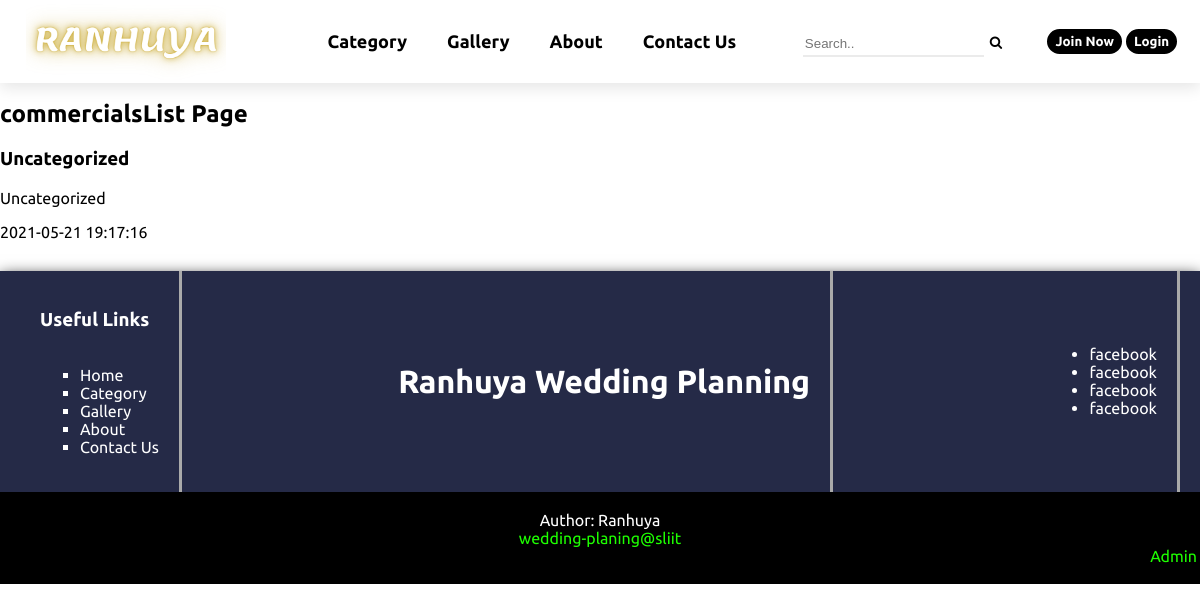
Screenshot of /commercialsListPage.php?catID=1&catName=Uncategorized with the database file from the repository.
### tables this page shows
CREATE TABLE Advertisement_payment(
    adID INT AUTO_INCREMENT PRIMARY KEY NOT NULL,   
    paymentID INT  NOT NULL,   
	catID INT DEFAULT NULL,
	title varchar(20)  NOT NULL,
	addDescription varchar(300)  NOT NULL,
    mobile INT NOT NULL,
	addImageLoc varchar(30),
	publishDateTime DateTime,	
	status bit,
	amount real,
	pay_type varchar(20),
	pymntDescription varchar(300),
	vendorID INT,
	 
	
    CONSTRAINT adIDcat_fk FOREIGN KEY (catID) REFERENCES Category(catID) ON DELETE SET NULL,	
	CONSTRAINT VPAvendor_fk FOREIGN KEY (vendorID) REFERENCES Vendor(vendorID) ON DELETE SET NULL
	
);

### commercialsListPage.php (the view, shortened to what this page needs)
<?php
    $title = 'Commercials List'; include("header.php");
?>
<link rel="stylesheet" href="./assets/css/commercialsList.css">
<section>
    <h1 class="main-title">commercialsList Page</h1>
    <?php
        $sql = "SELECT adID, title, addImageLoc, publishDateTime, status
        FROM Advertisement_payment AS A
        WHERE A.catID ='" . $_GET['catID'] . "'
        ;";
        $result = $conn->query($sql);
        echo "<h3>". $_GET['catName'] ."</h3>";
        if ($result->num_rows > 0) {
            while ($row = $result->fetch_assoc()) {
                if($row['status']) {
                    echo "
                    ".(isset($_SESSION['id'])?"<a href='./adDetailsPage.php?adID=". $row['adID'] ."'>". $row['title'] ."</a>":"<p>". $row['title'] ."</p>")."
                    <p>". $row['publishDateTime'] ."</p>
                    ";
                }
            }
        }
        else {
            echo "0 results";
        }
    ?>
</section>
<?php include("footer.php"); ?>

### assets/css/main.css (style rules this page uses)
html, body { margin: 0; padding: 0; font-family: 'Ubuntu', sans-serif; }

### rows the page displays
advertisement_payment: title "Uncategorized", publishDateTime "2021-05-21 19:17:16"

### other values shown
$_GET['catName'] "Uncategorized"
